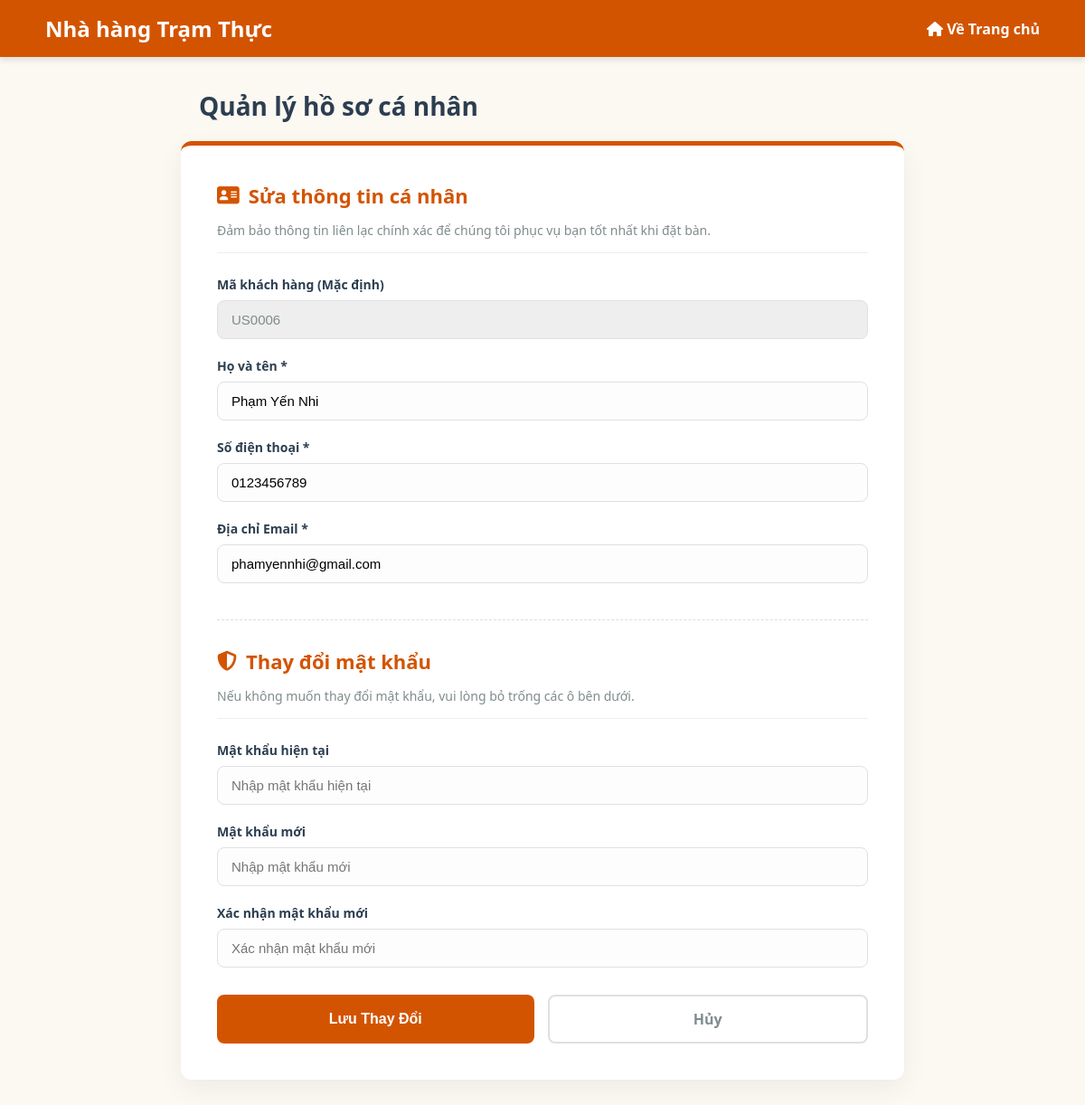
The page /profile.php (signed in) on the database its author committed.
### tables this page shows
CREATE TABLE `Users` (
  `userId` char(6) NOT NULL,
  `fullName` varchar(100) NOT NULL,
  `phone` char(10) NOT NULL,
  `email` varchar(150) NOT NULL,
  `password` varchar(255) NOT NULL,
  `role` varchar(20) NOT NULL DEFAULT 'Customer',
  `status` varchar(20) NOT NULL DEFAULT 'Active',
  `createdAt` datetime NOT NULL DEFAULT current_timestamp(),
  `otp_code` varchar(10) DEFAULT NULL,
  `otp_expiry` datetime DEFAULT NULL
);

### profile.php (the view, shortened to what this page needs)
<?php
require_once 'db.php';
$userId = $_SESSION['userId'];
$stmt = $conn->prepare("SELECT * FROM Users WHERE userId = :userId");
$stmt->execute([':userId' => $userId]);
$user = $stmt->fetch(PDO::FETCH_ASSOC);
?>
<!DOCTYPE html>
<html lang="vi">
<head>
    <link rel="stylesheet" href="https://cdnjs.cloudflare.com/ajax/libs/font-awesome/6.4.0/css/all.min.css">
</head>
<body>
    <nav class="navbar">
        <a href="index.php" class="logo">Nhà hàng Trạm Thực</a>
        <div class="nav-links">
            <a href="index.php" style="font-weight: bold; font-size: 16px;">
                <i class="fa-solid fa-house"></i> Về Trang chủ
            </a>
        </div>
    </nav>
    <div class="page-title-section">
        <h1>Quản lý hồ sơ cá nhân</h1>
    </div>
    <div class="main-content">
        <div class="profile-container">
            <div class="profile-card">
                <form method="POST" action="profile.php">
                    <h2><i class="fa-solid fa-address-card"></i> Sửa thông tin cá nhân</h2>
                    <p class="desc">Đảm bảo thông tin liên lạc chính xác để chúng tôi phục vụ bạn tốt nhất khi đặt bàn.</p>
                    <div class="form-group">
                        <label>Mã khách hàng (Mặc định)</label>
                        <input type="text" value="<?= htmlspecialchars($user['userId']) ?>" disabled>
                    </div>
                    <div class="form-group">
                        <label for="fullname">Họ và tên *</label>
                        <input type="text" id="fullname" name="fullname" required value="<?= htmlspecialchars($user['fullName']) ?>">
                    </div>
                    <div class="form-group">
                        <label for="phone">Số điện thoại *</label>
                        <input type="tel" id="phone" name="phone" required value="<?= htmlspecialchars($user['phone']) ?>">
                    </div>
                    <div class="form-group">
                        <label for="email">Địa chỉ Email *</label>
                        <input type="text" id="email" name="email" required value="<?= htmlspecialchars($user['email']) ?>">
                    </div>
                    <hr class="section-divider">
                    <h2><i class="fa-solid fa-shield-halved"></i> Thay đổi mật khẩu</h2>
                    <p class="desc">Nếu không muốn thay đổi mật khẩu, vui lòng bỏ trống các ô bên dưới.</p>
                    <div class="form-group">
                        <label for="current_password">Mật khẩu hiện tại</label>
                        <input type="password" id="current_password" name="current_password" placeholder="Nhập mật khẩu hiện tại">
                    </div>
                    <div class="form-group">
                        <label for="new_password">Mật khẩu mới</label>
                        <input type="password" id="new_password" name="new_password" placeholder="Nhập mật khẩu mới">
                    </div>
                    <div class="form-group">
                        <label for="confirm_password">Xác nhận mật khẩu mới</label>
                        <input type="password" id="confirm_password" name="confirm_password" placeholder="Xác nhận mật khẩu mới">
                    </div>
                    <div class="btn-group">
                        <button type="submit" class="btn-submit">Lưu Thay Đổi</button>
                        <a href="profile.php" class="btn-cancel">Hủy</a>
                    </div>
                </form>
            </div>
        </div>
    </div>
</body>
</html>

### profile.php (style rules this page uses)
body { font-family: 'Segoe UI', Arial, sans-serif; background-color: #fcf8f2; color: #333; margin: 0; padding: 0; display: flex; flex-direction: column; min-height: 100vh; }
.navbar { background-color: #d35400; padding: 15px 50px; display: flex; justify-content: space-between; align-items: center; box-shadow: 0 4px 6px rgba(0,0,0,0.1); }
.navbar .logo { color: #fff; font-size: 24px; font-weight: bold; text-decoration: none; }
.navbar .nav-links { display: flex; align-items: center; }
.navbar .nav-links a { color: #fff; text-decoration: none; font-weight: 500; transition: color 0.2s; }
.page-title-section { width: 100%; max-width: 800px; margin: 35px auto 10px auto; padding: 0 20px; box-sizing: border-box; }
.page-title-section h1 { color: #2c3e50; font-size: 28px; margin: 0; font-weight: bold; }
.main-content { flex: 1; padding: 10px 20px 50px 20px; display: flex; justify-content: center; }
.profile-container { width: 100%; max-width: 800px; }
.profile-card { background: #fff; border-radius: 12px; box-shadow: 0 10px 30px rgba(0,0,0,0.06); padding: 40px; border-top: 5px solid #d35400; }
.profile-card h2 { color: #d35400; margin-top: 0; margin-bottom: 5px; font-size: 22px; display: flex; align-items: center; gap: 10px; }
.profile-card p.desc { color: #7f8c8d; font-size: 14px; margin-bottom: 25px; border-bottom: 1px solid #eee; padding-bottom: 15px; }
.section-divider { border: 0; border-top: 1px dashed #ddd; margin: 40px 0 30px 0; }
.form-group { margin-bottom: 20px; }
.form-group label { display: block; margin-bottom: 8px; font-weight: bold; color: #2c3e50; font-size: 14px; }
.form-group input { width: 100%; padding: 12px 15px; border: 1px solid #e0e0e0; border-radius: 8px; font-size: 15px; box-sizing: border-box; transition: all 0.3s; background: #fdfdfd; }
.form-group input:disabled { background: #eee; cursor: not-allowed; color: #7f8c8d; }
.btn-group { display: flex; gap: 15px; width: 100%; margin-top: 30px; }
.btn-submit { flex: 1; background: #d35400; color: white; border: none; padding: 14px 20px; border-radius: 8px; font-size: 16px; font-weight: bold; cursor: pointer; transition: all 0.3s; text-align: center; }
.btn-cancel { flex: 1; background: #fff; color: #7f8c8d; border: 2px solid #e0e0e0; padding: 14px 20px; border-radius: 8px; font-size: 16px; font-weight: bold; cursor: pointer; transition: all 0.3s; text-align: center; text-decoration: none; display: flex; align-items: center; justify-content: center; box-sizing: border-box; }

### rows shown on the page
users: userId "US0006", fullname "Phạm Yến Nhi", phone "0123456789", email "phamyennhi@gmail.com"
